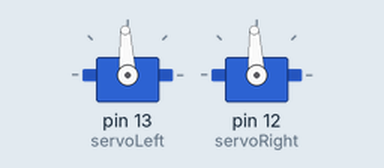
A sketch run on a simulated Arduino Uno, built with avr-gcc and run on an emulated ATmega328P. On the bench: 2 × servo.

Above: at 0.05 s.
At 3.75 s:
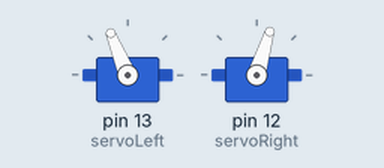
At 7.5 s:
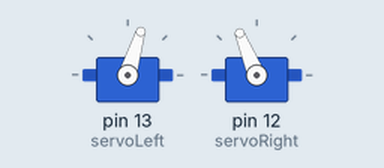
Timing chart, 0 to 9.8 s (numbered marks = the images above):
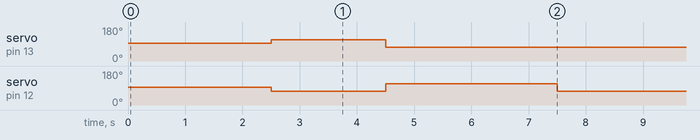

Measured:
- by itself, servo on pin 13 (servoLeft): alternates 112° for 2.0 s and 73° for 5.5 s
- by itself, servo on pin 12 (servoRight): repeats every 7.5 s: 112° 3.0 s, 73° 4.5 s

The sketch:

dance33.ino
```cpp
#include <Servo.h>                           // Include servo library


Servo servoLeft;                             // Declare left servo signal

Servo servoRight;                            // Declare right servo signal


int PIEZOPIN = 5;                            // Declare pin that the piezo is connected to.

// DECLARE LED PINS HERE


// One octave of notes between A4 and A5, for Piezo Greeting

int note_A4 = 440;

int note_As4 = 466; int note_Bb4 = note_As4;

int note_B4 = 494;

int note_C5 = 523;

int note_Cs5 = 554; int note_Db5 = note_Cs5;

int note_D5 = 587;

int note_Ds5 = 622; int note_Eb5 = note_Ds5;

int note_E5 = 659;

int note_F5 = 698;

int note_Fs5 = 740; int note_Gb5 = note_Fs5;

int note_G5 = 784;

int note_Gs5 = 830; int note_Ab5 = note_Gs5;
void setup() {
  // put your setup code here, to run once:
servoLeft.attach(13);                      // Attach left signal to pin 13

  servoRight.attach(12);                     // Attach right signal to pin 12

  servoLeft.writeMicroseconds(1500);        // Calibrate left servo

  servoRight.writeMicroseconds(1500);       // Calibrate right servo
}

void loop() {
  // put your main code here, to run repeatedly:
 // Code for testing servos.

  // Tinker with the numbers to see how they work!

  // For help, visit https://learn.parallax.com/tutorials/robot/shield-bot/robotics-board-education-shield-arduino/chapter-2-shield-lights-servo-4.
  digitalWrite(13, HIGH);
  delay(1000);
  digitalWrite(13, LOW);
  delay(1500);
  servoLeft.writeMicroseconds(1700);

  servoRight.writeMicroseconds(1300);

  delay(2000);

  servoLeft.writeMicroseconds(1300);

  servoRight.writeMicroseconds(1700);

  delay(2000);

  servoLeft.writeMicroseconds(1300);
  delay(1000);
  servoRight.writeMicroseconds(1300);


}
```
